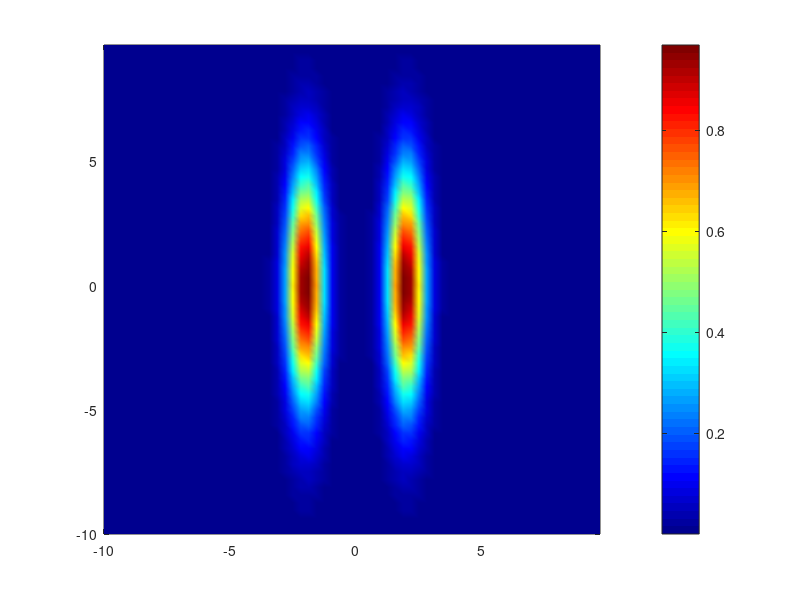

Write MATLAB code to recreate this figure. (Note: this script raises an error after producing the figure.)


clear all;
close all;

           %%% Define Discretised spatial and time variables %%% 

%Space
%-----
%Spatial variable on x direction
Nx=64; %number of spatial points
x2 = linspace(-10,10,Nx+1); %x variable
x = x2(1:Nx);
Lx = 20; %x domain
%Spatial variable on y direction
Ny=64; %number of spatial points
y2 = linspace(-10,10,Ny+1); %y variable
y = y2(1:Ny);
Ly = 20; %y domain
delta=20/Nx; %spatial step size
%Total matrix size
N = Nx*Ny;
%Time 
%-----
dt=3;  %time step size
tspan=0:dt:47; %time variable
%Viscosity
nu = 0.001;

                    %%% Wave vector disretisation %%%
                   
%x direction
kx = (2*pi/Lx)*[0:(Nx/2-1) (-Nx/2):-1]'; 
kx(1) = 10^(-6);
%y diresction
ky = (2*pi/Ly)*[0:(Ny/2-1) (-Ny/2):-1]'; 
ky(1) = 10^(-6);
%to give kx and ky the sense of direction
[KX,KY] = meshgrid(kx,ky);
Kderv = KX.^2+KY.^2;

                	     %%% Initial state %%%

%initial consitions
[X,Y] = meshgrid(x,y);
%vorticity
%option 1: %one Gaussian at the centre
%w = exp(-2*X.^2-Y.^2/20); 

%option 2: %two same gaussians voticies next to each other which can be
%made to collide
w = exp(-2*(X+2).^2-(Y).^2/20) + exp(-2*(X-2).^2-(Y).^2/20); 

%option 3: %multiple gaussians
% w = exp(-2*(X+6).^2-(Y).^2/10) + exp(-2*(X-6).^2-(Y).^2/10)...
%     +exp(-2*(X).^2-(Y+6).^2/10) + exp(-2*(X).^2-(Y-6).^2/10); 

%plot the vorticity
figure(1)
pcolor(x,y,abs(w));
shading interp
colorbar
colormap jet
drawnow %to show the plot right away without waitigng for the code to be 
%finished running


            %%% Fourier Transform of the vorticity %%%
wt = fft2(w);
%stacked data to a coloumn to be passed later to ode45
wt2 = reshape(wt,N,1);

                %%%Iterate and integrate over time %%%
%ode45
%solve ODE (it is now ODE not a PDE any more becasue we 
%descretised the the PDE into a punch of ODEs)
[t,wt2sol] = ode45('spc_rhs',tspan,wt2,[],Kderv, KX, KY, nu,Nx,Ny,N);


                       %%% plotting %%%
for j = 1:length(tspan)
    w=ifft2(reshape(wt2sol(j,:),Nx,Ny));
    figure(2)
    subplot(4,4,j)
    pcolor(x,y,real(w));
    shading interp
    colorbar
    colormap jet
    axis square
    xlabel('x')
    ylabel('y')
end


